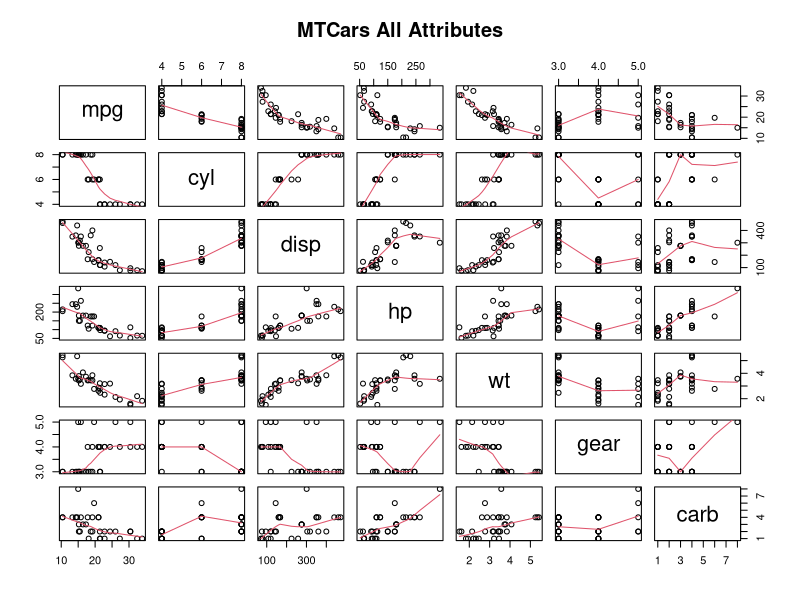
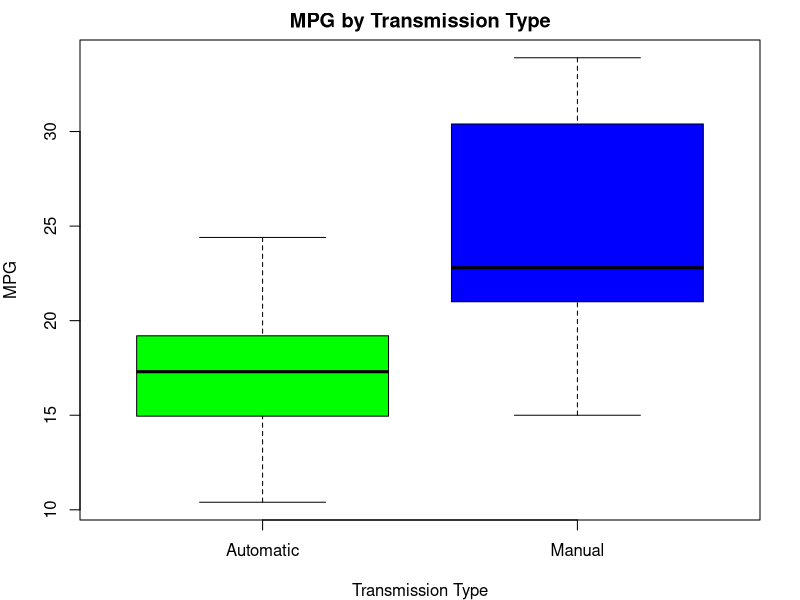
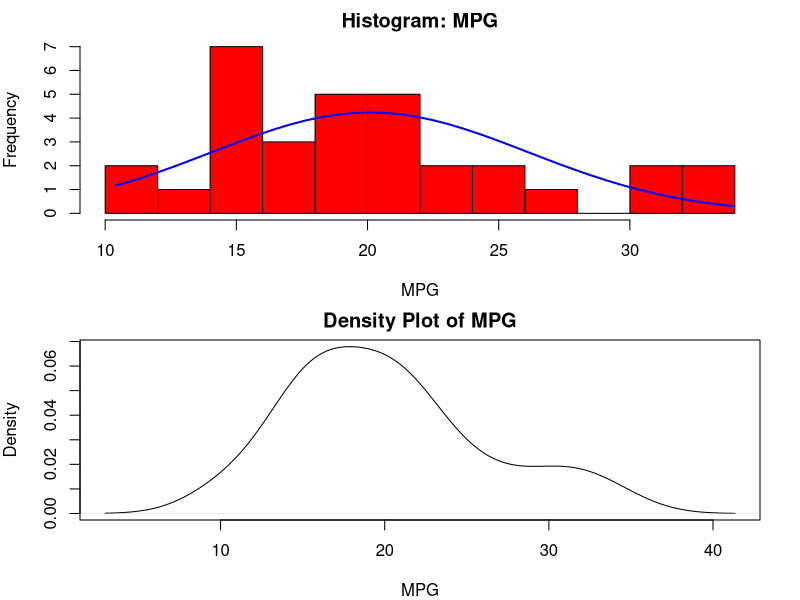

The R source for these figures, in order: (Note: this script raises an error after producing the figures.)
## ---- chunk 1
#Load mtcars in R and view relevant fields
data(mtcars)
names(mtcars)
## ---- chunk 2
mtcars$am <- as.factor(mtcars$am)
levels(mtcars$am) <- c("Automatic", "Manual")
## ---- chunk 3
all_vars <- c('mpg','cyl','disp','hp','wt','gear','carb')
pairs(x = mtcars[,all_vars], panel = panel.smooth, main = 'MTCars All Attributes')
## ---- chunk 4
par(mar = c(4, 4, 2,2))
par(mfrow = c(1, 1))
boxplot(mpg ~ am, data = mtcars, names = c("Automatic", "Manual"),
        col = c("green", "blue"),
        xlab = "Transmission Type",
        ylab = "MPG",
        main = "MPG by Transmission Type")
## ---- chunk 5
par(mfrow = c(2, 1))
histMPG<-hist(mtcars$mpg, breaks=10, col="red", xlab="MPG", main="Histogram: MPG")

# Fit normal distribution to the histogram
xline <- seq(min(mtcars$mpg), max(mtcars$mpg), length=40)
yline <- dnorm(xline, mean=mean(mtcars$mpg), sd=sd(mtcars$mpg))
yline <- yline*diff(histMPG$mids[1:2])*length(mtcars$mpg)
lines(xline, yline, col="blue", lwd=2)

# Kernel Density Plot
plot(density(mtcars$mpg), xlab = "MPG", main ="Density Plot of MPG")

## ---- chunk 6
aggregate(mpg ~ am, data = mtcars, mean)

## ---- chunk 7
autocars <- mtcars[mtcars$am == "Automatic",]
manualcars <- mtcars[mtcars$am == "Manual",]
t.test(autocars$mpg, manualcars$mpg)
## ---- chunk 8
# Linear Regression 
fit <- lm(mpg~am, data = mtcars)
summary(fit)
## ---- chunk 9
data(mtcars)
cor(mtcars)
sort(cor(mtcars)[1,])
## ---- chunk 10
?mtcars
## ---- chunk 11
mfit <- lm(mpg ~ am + wt + hp, data = mtcars)
summary(mfit)
## ---- chunk 12
anova(fit, mfit)
## ---- chunk 13
par(mfrow = c(2,2))
plot(mfit)
## ---- chunk 14
summary(mfit)
